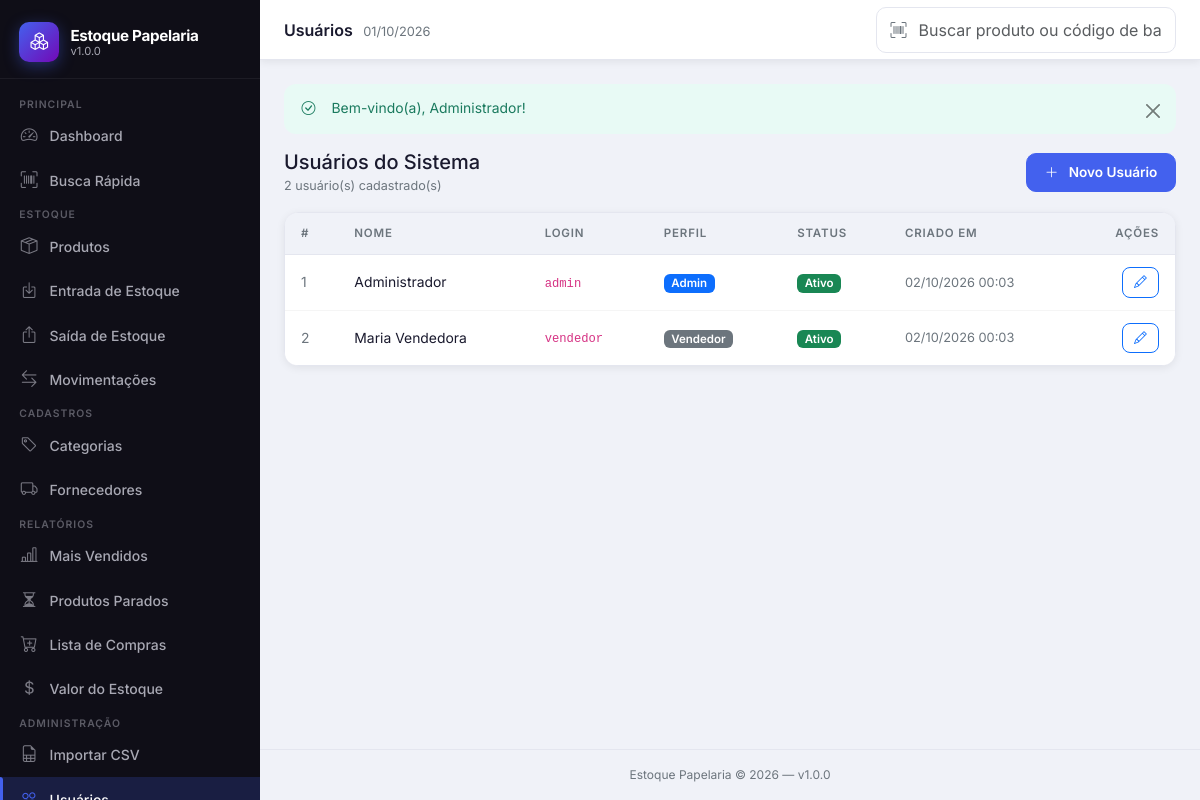
/radartechh/estoque/public/usuarios (signed in), run on the app's committed database.
### tables this page shows
CREATE TABLE IF NOT EXISTS `usuarios` (
    `id`         INT UNSIGNED AUTO_INCREMENT PRIMARY KEY,
    `nome`       VARCHAR(100)  NOT NULL,
    `login`      VARCHAR(50)   NOT NULL UNIQUE,
    `senha_hash` VARCHAR(255)  NOT NULL,
    `perfil`     ENUM('admin','vendedor') NOT NULL DEFAULT 'vendedor',
    `ativo`      TINYINT(1)   NOT NULL DEFAULT 1,
    `criado_em`  DATETIME     NOT NULL DEFAULT CURRENT_TIMESTAMP,
    INDEX `idx_usuarios_login` (`login`),
    INDEX `idx_usuarios_ativo` (`ativo`)
);

### app/controllers/UsuariosController.php (called while the page is built, shortened)
<?php
require_once dirname(__DIR__) . '/models/UsuarioModel.php';
class UsuariosController
{
    private UsuarioModel $model;
    public function __construct()
    {
        $this->model = new UsuarioModel();
    }
    public function index(?int $id = null): void
    {
        $usuarios     = $this->model->listarTodos();
        require_once dirname(__DIR__) . '/views/usuarios/index.php';
    }
}

### config/database.php (called while the page is built, shortened)
<?php
function getDB(): PDO
{
    static $pdo = null;
    if ($pdo === null) {
        $dsn = sprintf(
            'mysql:host=%s;dbname=%s;charset=%s',
            DB_HOST,
            DB_NAME,
            DB_CHARSET
        );
        $opcoes = [
            PDO::ATTR_ERRMODE            => PDO::ERRMODE_EXCEPTION,
            PDO::ATTR_DEFAULT_FETCH_MODE => PDO::FETCH_ASSOC,
            PDO::ATTR_EMULATE_PREPARES   => false,
            PDO::MYSQL_ATTR_INIT_COMMAND => "SET NAMES utf8mb4 COLLATE utf8mb4_unicode_ci",
        ];
        try {
            $pdo = new PDO($dsn, DB_USER, DB_PASS, $opcoes);
        } catch (PDOException $e) {
            if (APP_DEBUG) {
                throw $e;
            }
            die('Não foi possível conectar ao banco de dados. Contate o administrador.');
        }
    }
    return $pdo;
}

### app/models/UsuarioModel.php (called while the page is built, shortened)
<?php
class UsuarioModel
{
    private PDO $db;
    public function __construct()
    {
        $this->db = getDB();
    }
    public function listarTodos(): array
    {
        $stmt = $this->db->query(
            'SELECT id, nome, login, perfil, ativo, criado_em
               FROM usuarios
              ORDER BY nome ASC'
        );
        return $stmt->fetchAll();
    }
}

### app/views/usuarios/index.php (the view, shortened to what this page needs)
<?php
require_once dirname(__DIR__) . '/layouts/header.php';
?>
<div class="d-flex justify-content-between align-items-center mb-3">
  <div>
    <h2 class="h5 fw-700 mb-0">Usuários do Sistema</h2>
    <small class="text-secondary"><?= count($usuarios) ?> usuário(s) cadastrado(s)</small>
  </div>
  <a href="<?= APP_URL ?>/usuarios/criar" class="btn btn-primary" id="btn-novo-usuario">
    <i class="bi bi-plus-lg me-1"></i> Novo Usuário
  </a>
</div>
<div class="card">
  <div class="table-responsive">
    <table class="table" aria-label="Lista de usuários">
      <thead>
        <tr>
          <th>#</th>
          <th>Nome</th>
          <th>Login</th>
          <th>Perfil</th>
          <th>Status</th>
          <th>Criado em</th>
          <th class="text-end">Ações</th>
        </tr>
      </thead>
      <tbody>
        <?php if (empty($usuarios)): ?>
          <tr>
            <td colspan="7" class="text-center py-4 text-secondary">Nenhum usuário encontrado.</td>
          </tr>
        <?php else: ?>
          <?php foreach ($usuarios as $u): ?>
            <tr>
              <td class="text-secondary"><?= $u['id'] ?></td>
              <td class="fw-600"><?= e($u['nome']) ?></td>
              <td><code><?= e($u['login']) ?></code></td>
              <td>
                <?php if ($u['perfil'] === 'admin'): ?>
                  <span class="badge bg-primary">Admin</span>
                <?php else: ?>
                  <span class="badge bg-secondary">Vendedor</span>
                <?php endif; ?>
              </td>
              <td>
                <?php if ($u['ativo']): ?>
                  <span class="badge bg-success">Ativo</span>
                <?php else: ?>
                  <span class="badge bg-danger">Inativo</span>
                <?php endif; ?>
              </td>
              <td class="text-secondary" style="font-size:.8rem;"><?= dataHora($u['criado_em']) ?></td>
              <td class="text-end">
                <a href="<?= APP_URL ?>/usuarios/editar/<?= $u['id'] ?>"
                   class="btn btn-sm btn-outline-primary"
                   id="btn-editar-usuario-<?= $u['id'] ?>">
                  <i class="bi bi-pencil"></i>
                </a>
              </td>
            </tr>
          <?php endforeach; ?>
        <?php endif; ?>
      </tbody>
    </table>
  </div>
</div>
<?php require_once dirname(__DIR__) . '/layouts/footer.php'; ?>

### public/assets/css/estoque.css (style rules this page uses)
*, *::before, *::after { box-sizing: border-box; }
:root { --cor-primary: #4361ee; --cor-primary-dark: #3651d4; --cor-primary-light: #eef1fd; --cor-secondary: #7209b7; --cor-success: #2ec4b6; --cor-warning: #f4a261; --cor-danger: #e63946; --cor-info: #4cc9f0; --sidebar-bg: #0f0e17; --sidebar-width: 260px; --sidebar-text: #a8a8b3; --sidebar-text-hover:#ffffff; --sidebar-active-bg: rgba(67, 97, 238, 0.20); --sidebar-border: rgba(255,255,255,0.06); --body-bg: #f0f2f8; --card-bg: #ffffff; --text-primary: #1a1a2e; --text-secondary: #6c757d; --border-color: #e4e6ef; --shadow-sm: 0 2px 8px rgba(0,0,0,.07); --shadow-md: 0 4px 20px rgba(0,0,0,.10); --shadow-lg: 0 8px 40px rgba(0,0,0,.14); --transition: all 0.22s ease; }
html { scroll-behavior: smooth; }
body { font-family: 'Inter', sans-serif; background: var(--body-bg); color: var(--text-primary); font-size: 0.9rem; min-height: 100vh; margin: 0; }
a { text-decoration: none; transition: var(--transition); }
.card { background: var(--card-bg); border: 1px solid var(--border-color); border-radius: 14px; box-shadow: var(--shadow-sm); transition: var(--transition); }
.table-responsive { border-radius: 12px; }
.table { margin-bottom: 0; font-size: 0.87rem; }
.table thead th { background: var(--body-bg); color: var(--text-secondary); font-size: 0.72rem; font-weight: 600; text-transform: uppercase; letter-spacing: 0.07em; border-bottom: 1px solid var(--border-color); padding: 0.75rem 1rem; white-space: nowrap; }
.table tbody td { padding: 0.75rem 1rem; vertical-align: middle; border-bottom: 1px solid rgba(0,0,0,.04); color: var(--text-primary); }
.table tbody tr:last-child td { border-bottom: none; }
.btn { border-radius: 10px; font-weight: 600; font-size: 0.85rem; padding: 0.5rem 1.1rem; transition: var(--transition); display: inline-flex; align-items: center; gap: 0.4rem; }
.btn-primary { background: var(--cor-primary); border-color: var(--cor-primary); color: #fff; }
.btn-sm { padding: 0.3rem 0.7rem; font-size: 0.8rem; border-radius: 8px; }
.badge { font-size: 0.72rem; font-weight: 600; padding: 0.3em 0.65em; border-radius: 6px; }

### data on the page
usuarios: id "1", nome "Administrador", login "admin", perfil "Admin", ativo "Ativo", criado_em "02/10/2026 00:03"
usuarios: id "2", nome "Maria Vendedora", login "vendedor", perfil "Vendedor", ativo "Ativo", criado_em "02/10/2026 00:03"

### other printed values
APP_NAME "Estoque Papelaria"
APP_VERSION "1.0.0"
$tituloPagina "Usuários"
$_SESSION['flash_sucesso'] "Bem-vindo(a), Administrador!"
count($usuarios) "2"
